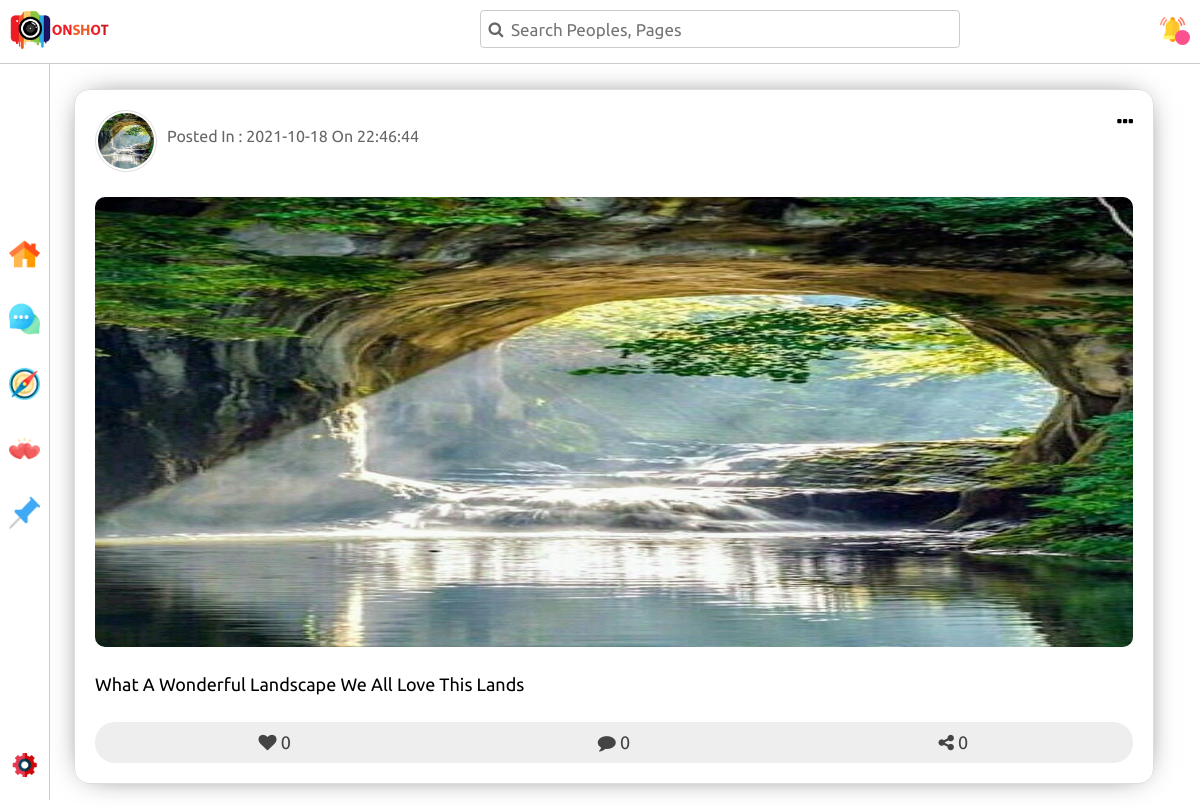
/post.php?pid=69502021010044, run on the app's committed database.
### tables this page shows
CREATE TABLE `posts` (
  `ID` int(10) NOT NULL,
  `PostID` varchar(200) NOT NULL,
  `IsPage` int(1) NOT NULL DEFAULT 0,
  `UserID` varchar(200) NOT NULL,
  `PostDate` date NOT NULL DEFAULT current_timestamp(),
  `PostTime` time NOT NULL DEFAULT current_timestamp(),
  `PostImage` varchar(500) NOT NULL DEFAULT 'imgs/noimage.png',
  `PostText` varchar(1000) NOT NULL,
  `LoveCount` int(10) NOT NULL DEFAULT 0,
  `CommentCount` int(10) NOT NULL DEFAULT 0,
  `ShareCount` int(10) NOT NULL DEFAULT 0,
  `PageID` varchar(200) NOT NULL DEFAULT '0'
);

### post.php (the view, shortened to what this page needs)
<?php
require_once "config.php";
if (isset($_REQUEST['pid'])) {
  $sqlgpd = "SELECT * FROM posts WHERE PostID = '{$_REQUEST['pid']}'";
  $resultpd = mysqli_query($conn, $sqlgpd);
  $rowpd = $resultpd->fetch_assoc();
} else {
  header("Location:home.php");
}
?>
<!DOCTYPE html>
<html lang="en">
<head>
  <link rel="stylesheet" href="css/font-awesome.min.css">
  <link rel="stylesheet" href="css/post.css">
</head>
<body>
  <?php include "side-nav.php";?>
  <div class="post-container">
    <div class="head">
      <div class="user">
        <div class="image">
          <img src="
          <?php
            if ($rowpd['IsPage'] == 0) {
              echo $rowpd['PostImage'];
            } else {
              $sqlgetppd = "SELECT * FROM pages WHERE PageID = '{$rowpd['PageID']}'";
              $resultgetppd = mysqli_query($conn, $sqlgetppd);
              $rowgetppd = $resultgetppd->fetch_assoc();
              echo $rowgetppd['PageImage'];
            }
          ?>
          " alt="">
        </div>
        <div class="info">
          <p class="date">Posted In : <?php echo $rowpd['PostDate'] . " On " . $rowpd['PostTime'];?></p>
        </div>
      </div>
      <div class="post-option">
        <i class="fa fa-ellipsis-h"></i>
      </div>
    </div>
    <div class="info">
      <div class="media">
        <img src="<?php echo $rowpd['PostImage'];?>" alt="">
      </div>
      <div class="text">
        <p>
          <?php echo $rowpd['PostText'];?>
        </p>
      </div>
    </div>
    <div class="option">
      <div class="love">
        <i onclick="addlove()" class="fa
        <?php
          $sqlcac = "SELECT * FROM love WHERE UserID = '{$_SESSION['ID']}' AND PostID = '{$_REQUEST['pid']}'";
          $resultcac = mysqli_query($conn, $sqlcac);
          if ($resultcac->num_rows > 0) {
            $fixclass = " love-active ";
          } else {
            $fixclass = "";
          }
          echo $fixclass;
        ?>
         fa-heart"></i>
        <span class="love-count">0</span>
      </div>
      <div class="comment">
        <i class="fa fa-comment"></i>
        <span class="comment-count">0</span>
      </div>
      <div class="share">
        <i onclick="addshare()" class="fa
        <?php
        $sqlcacs = "SELECT * FROM share WHERE UserID = '{$_SESSION['ID']}' AND PostID = '{$_REQUEST['pid']}'";
        $resultcacs = mysqli_query($conn, $sqlcacs);
        if ($resultcacs->num_rows > 0) {
          $fixclasss = " share-active ";
        } else {
          $fixclasss = "";
        }
        echo $fixclasss;
        ?>
        fa-share-alt"></i>
        <span class="share-count">0</span>
      </div>
    </div>
  </div>
</body>
</html>

### css/post.css (style rules this page uses)
body { font-family: ubuntu,arial; padding-top: 64px; overflow-x: hidden; }
.post-container { width: 90%; margin-top: 25px; margin-left: 74px; padding: 20px; border: 1px solid #DDD; border-radius: 15px; overflow: hidden; box-shadow: 0px 0px 30px -15px #000; margin-bottom: 25px; }
.post-container .head { overflow: hidden; }
.post-container .head .user { float: left; width: 90%; color: #666; }
.post-container .head .user .image { width: 62px; height: 62px; float: left; }
.post-container .head .user .image img { width: 100%; height: 100%; border-radius: 50%; border: 1px solid #DDD; padding: 2px; }
.post-container .head .user .info { float: left; margin-top: 7px; margin-left: 10px; }
.post-container .head .post-option { float: right; font-size: 20px; }
.post-container .head .post-option i { cursor: pointer; }
.post-container .info .media { margin-top: 25px; width: 100%; height: 450px; }
.post-container .info .media img { width: 100%; height: 100%; border-radius: 10px; }
.post-container .info .text p { font-size: 18px; margin: 25px 0; line-height: 1.4; }
.post-container .option { overflow: hidden; background-color: #EEE; border-radius: 20px; padding: 10px; }
.post-container .option > div { float: left; width: calc(100% / 3); text-align: center; font-size: 18px; color: #444; }
.post-container .option > div i { cursor: pointer; transition: all .3s; }

### side-nav.php (style rules this page uses)
* { padding: 0; margin: 0; box-sizing: border-box; }

### data on the page
posts: PostImage (picture), PostDate "2021-10-18", PostTime "22:46:44", PostText "What A Wonderful Landscape We All Love This Lands"
